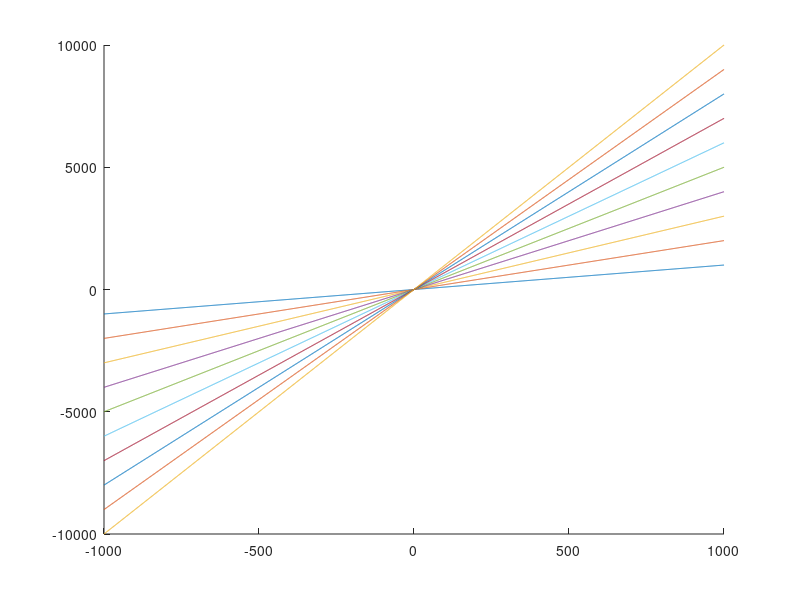

MATLAB code for this plot: (Note: this script raises an error after producing the figure.)
x = -1000:1000;
for n=1:10
    hold on; 
    y=n*x;
	plot(x,y);
end;


ax = gca;
ax.XAxisLocation = 'origin';
ax.YAxisLocation = 'origin';

box off;

xlim([-10, 10]);
ylim([-10, 10]);
